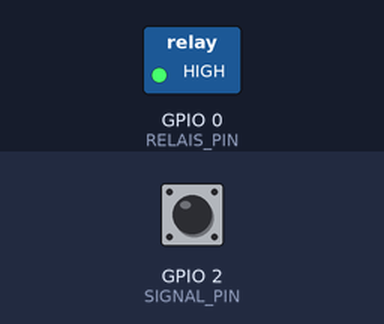
This sketch was run on a simulated ESP8266 (NodeMCU). Shown: switched loads named in the sketch (green lamp = pin HIGH). The inputs (shaded band) are chosen by the test bench; at power-on: GPIO 2 (SIGNAL_PIN) HIGH.

Above: at 1.8 s.
1.9 s: GPIO 2 (SIGNAL_PIN) pulled LOW for 3.2 s
At 3.7 s:
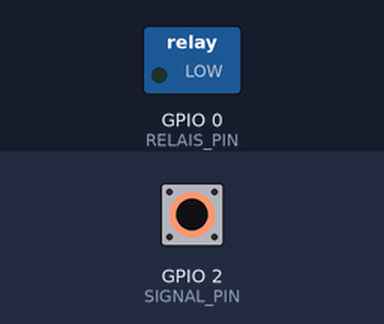
Timing chart, 0 to 25.7 s (numbered marks = the images above; inputs shaded):
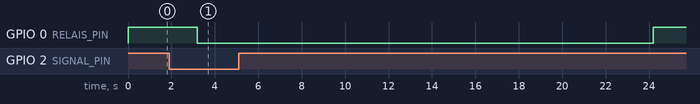

Measured:
- after the input at 1.9 s, GPIO 0 (RELAIS_PIN): HIGH → LOW after 1.3 s, → HIGH 21.0 s later

The sketch:

interrupteurPhotocelV2.ino
```cpp
//programme pour démarrer un relais suite à la détection d'un signal d'alerte lumineux d'un LED
//Pierre Labrie 2023/01/08

#include <ESP8266WiFi.h>


#define RELAIS_PIN 0 // digital pin 0 pour relais ESP-01
#define SIGNAL_PIN 2 // digital pin pour capteur photocell
//Defini le niveau de debug >5
#define DLEVEL 6


long timer;

long delaisExtinction = 20000;  //30 secondes en milli-secondes
long heureOuverture; //début de compte
bool relais_1; //indique le relais fermé
unsigned long measurement_timestamp = 0;
unsigned long intervalleMesure = 3600000;  // une heure en millisecondes


void setup() {
  digitalWrite(RELAIS_PIN, HIGH);
  pinMode(RELAIS_PIN, OUTPUT);
  pinMode(SIGNAL_PIN, INPUT_PULLUP);

  #if DLEVEL > 5
  // start the serial connection
  Serial.begin(115200);

  Serial.setDebugOutput(true);
#endif

  WiFi.mode(WIFI_OFF); // fermeture du Wifi non requis
}

void loop() {


  if (verifieChangeLumiere()) {

    demarreMinuterie();
    digitalWrite(RELAIS_PIN, LOW);
    relais_1 = true;
  }
  delay(100);


  // après 30 secondes, ferme la lumière
  if (arreteMinuterie() && relais_1) {
    relais_1 = false;
    digitalWrite(RELAIS_PIN, HIGH);
  }

  faireReboot();
}


// démarre le compteur pour arrêter la minuterie
// après un délais déterminé
void demarreMinuterie() {

  //si l'heure est null seulement, garder l'ancienne heure sinon
  if (heureOuverture == 0) {
    heureOuverture = obtenirTimer();
  }
}

// suite au délais, ferme la lumière
bool arreteMinuterie() {

  timer = obtenirTimer();

  if ((heureOuverture != 0) && (timer - heureOuverture > delaisExtinction)) {
    heureOuverture = 0;
    return true;
  }
  return false;
}

// obtention d'un timestamp selon l'horloge interne
long obtenirTimer() {
  timer = millis();
  return timer;
}

// Vérification de la lumière dans photocell
// Assure un réél démarrage pour éviter les interférences (debounce)
boolean verifieChangeLumiere() {
  int intDelay =500;

  bool blnBtn_A = (digitalRead(SIGNAL_PIN) == LOW);
  delay (intDelay);

  bool blnBtn_B  = (digitalRead(SIGNAL_PIN) == LOW);

  if (blnBtn_A == blnBtn_B)
  {
    delay( intDelay);
    bool blnBtn_C  = (digitalRead(SIGNAL_PIN) == LOW);
    if (blnBtn_A == blnBtn_C)
      return blnBtn_A;
  }

  return false;
}


// à toutes les heures met à jour la valeur de l'heure d'ouverture pour vérifier la bonne connexion WiFi
void faireReboot() {

  /* Faire un reboot à toutes les les 60 minutes. */
  if ((millis() - measurement_timestamp) >= intervalleMesure) {

  _faireReboot();
    measurement_timestamp = millis();
  }
}

void _faireReboot() {

#if DLEVEL > 5
    Serial.println(" on fait un reboot ");
#endif
    //trace de l'appel
    delay(1000);
    ESP.restart();

}
```
